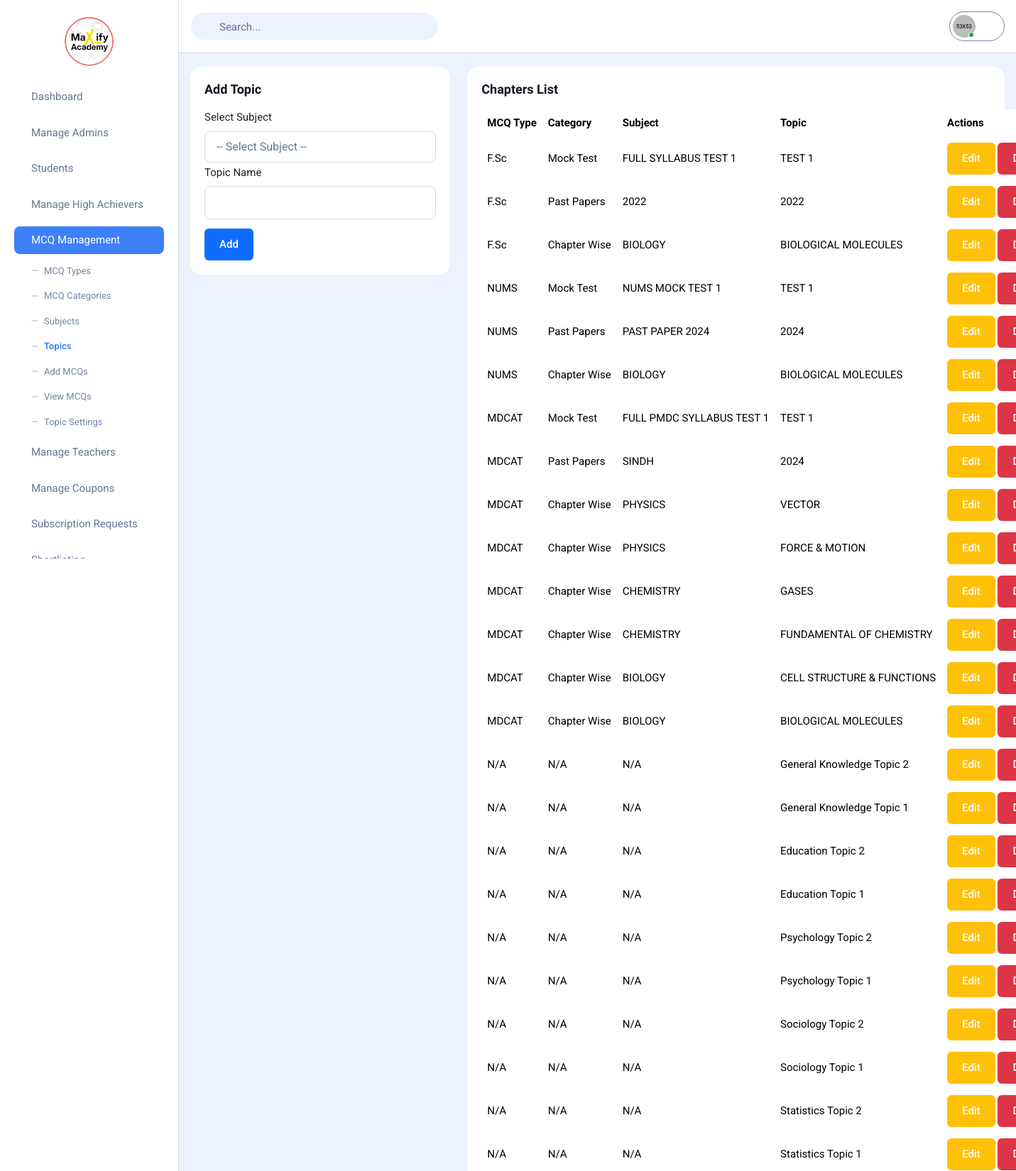
Screenshot of /Admin/topics.php (signed in, upper part) with the database file from the repository.
### tables this page shows
CREATE TABLE `topics` (
  `id` int(11) NOT NULL,
  `subject_id` int(11) DEFAULT NULL,
  `name` varchar(100) DEFAULT NULL,
  `is_free` int(11) NOT NULL DEFAULT 1,
  `is_publish` int(11) NOT NULL DEFAULT 1
);

CREATE TABLE `mcq_types` (
  `id` int(11) NOT NULL,
  `name` varchar(50) DEFAULT NULL
);

CREATE TABLE `mcq_categories` (
  `id` int(11) NOT NULL,
  `name` varchar(50) DEFAULT NULL,
  `mcq_type_id` int(11) DEFAULT NULL
);

CREATE TABLE `subjects` (
  `id` int(11) NOT NULL,
  `name` varchar(50) DEFAULT NULL,
  `category_id` int(11) NOT NULL
);

### Admin/topics.php (the view, shortened to what this page needs)
<?php
require 'config.php';
$stmt = $pdo->query("SELECT topics.*, subjects.name AS subject_name, mcq_categories.name AS category_name, mcq_types.name AS mcq_type_name
                     FROM topics
                     LEFT JOIN subjects ON topics.subject_id = subjects.id
                     LEFT JOIN mcq_categories ON subjects.category_id = mcq_categories.id
                     LEFT JOIN mcq_types ON mcq_categories.mcq_type_id = mcq_types.id
                     ORDER BY topics.id DESC");
$topics = $stmt->fetchAll();
$editTopic = null;
?>
<!DOCTYPE html>
<html lang="en">
<head>
    <link rel="stylesheet" href="assets/css/bootstrap.min.css">
    <link rel="stylesheet" href="assets/css/file-upload.css">
    <link rel="stylesheet" href="assets/css/plyr.css">
    <link rel="stylesheet" href="https://cdn.datatables.net/2.0.8/css/dataTables.dataTables.min.css">
    <link rel="stylesheet" href="assets/css/full-calendar.css">
    <link rel="stylesheet" href="assets/css/jquery-ui.css">
    <link rel="stylesheet" href="assets/css/editor-quill.css">
    <link rel="stylesheet" href="assets/css/apexcharts.css">
    <link rel="stylesheet" href="assets/css/calendar.css">
    <link rel="stylesheet" href="assets/css/jquery-jvectormap-2.0.5.css">
    <link rel="stylesheet" href="assets/css/main.css">
</head>
<body>
    <?php include "sidebar.php" ?>
    <div class="dashboard-main-wrapper">
        <?php include "Includes/Header.php" ?>
        <div class="dashboard-body">
            <div class="row gy-4">
                <div class="col-12 mt-4">
                    <div class="row mt-15">
                        <div class="col-md-4">
                            <div class="card">
                                <div class="card-body">
                                    <h5><?= $editTopic ? 'Edit Topic' : 'Add Topic' ?></h5>
                                    <form method="post" action="topics.php">
                                        <div class="mb-3">
                                            <label class="form-label">Select Subject</label>
                                            <select name="subject_id" class="form-control" required>
                                                <option value="">-- Select Subject --</option>
                                            </select>
                                        </div>
                                        <div class="mb-3">
                                            <label class="form-label">Topic Name</label>
                                            <input type="text" name="name" class="form-control"
                                                value="<?= htmlspecialchars($editTopic['name'] ?? '') ?>" required>
                                        </div>
                                        <button type="submit" class="btn btn-primary mt-10">
                                            <?= $editTopic ? 'Update' : 'Add' ?>
                                        </button>
                                    </form>
                                </div>
                            </div>
                        </div>
                        <div class="col-md-8">
                            <div class="card">
                                <div class="card-body">
                                    <h5>Chapters List</h5>
                                    <table class="table table-striped mt-2">
                                        <thead>
                                            <tr>
                                                <th>MCQ Type</th>
                                                <th>Category</th>
                                                <th>Subject</th>
                                                <th>Topic</th>
                                                <th>Actions</th>
                                            </tr>
                                        </thead>
                                        <tbody>
                                            <?php foreach ($topics as $t): ?>
                                                <tr>
                                                    <td style="color:black;"><?= htmlspecialchars($t['mcq_type_name'] ?? 'N/A') ?></td>
                                                    <td style="color:black;"><?= htmlspecialchars($t['category_name'] ?? 'N/A') ?></td>
                                                    <td style="color:black;"><?= htmlspecialchars($t['subject_name'] ?? 'N/A') ?></td>
                                                    <td style="color:black;"><?= htmlspecialchars($t['name']) ?></td>
                                                    <td>
                                                        <a href="?edit=<?= $t['id'] ?>" class="btn btn-sm btn-warning">Edit</a>
                                                        <a href="?delete=<?= $t['id'] ?>" onclick="return confirm('Delete this topic?')" class="btn btn-sm btn-danger">Delete</a>
                                                    </td>
                                                </tr>
                                            <?php endforeach; ?>
                                        </tbody>
                                    </table>
                                </div>
                            </div>
                        </div>
                    </div>
                </div>
            </div>
        </div>
    </div>
</body>
</html>

### Admin/assets/css/file-upload.css (style rules this page uses)
:root { --file-container-bg: #eeeeee; --file-bg: #f8f8f8; --file-border-color: #606060; --file-color: #2b2b2b; --table-border-color: #dbdbdb; --delete-button-bg: #f53636; --delete-button-color: #ffffff; --font-size: 0.875em; --font-family: 'Segoe UI', Tahoma, Geneva, Verdana, sans-serif; --shadow: 0px 8px 15px -8px rgba(0, 0, 0, 0.5); }
* { margin: 0; padding: 0; box-sizing: border-box; }

### rows the page displays
topics: mcq_types.name "F.Sc", mcq_categories.name "Mock Test", subject.name "FULL SYLLABUS TEST 1", name "TEST 1"
topics: mcq_types.name "F.Sc", mcq_categories.name "Past Papers", subject.name "2022", name "2022"
topics: mcq_types.name "F.Sc", mcq_categories.name "Chapter Wise", subject.name "BIOLOGY", name "BIOLOGICAL MOLECULES"
topics: mcq_types.name "NUMS", mcq_categories.name "Mock Test", subject.name "NUMS MOCK TEST 1", name "TEST 1"
topics: mcq_types.name "NUMS", mcq_categories.name "Past Papers", subject.name "PAST PAPER 2024", name "2024"
topics: mcq_types.name "NUMS", mcq_categories.name "Chapter Wise", subject.name "BIOLOGY", name "BIOLOGICAL MOLECULES"
topics: mcq_types.name "MDCAT", mcq_categories.name "Mock Test", subject.name "FULL PMDC SYLLABUS TEST 1", name "TEST 1"
topics: mcq_types.name "MDCAT", mcq_categories.name "Past Papers", subject.name "SINDH", name "2024"
topics: mcq_types.name "MDCAT", mcq_categories.name "Chapter Wise", subject.name "PHYSICS", name "VECTOR"
topics: mcq_types.name "MDCAT", mcq_categories.name "Chapter Wise", subject.name "PHYSICS", name "FORCE & MOTION"
topics: mcq_types.name "MDCAT", mcq_categories.name "Chapter Wise", subject.name "CHEMISTRY", name "GASES"
topics: mcq_types.name "MDCAT", mcq_categories.name "Chapter Wise", subject.name "CHEMISTRY", name "FUNDAMENTAL OF CHEMISTRY"
topics: mcq_types.name "MDCAT", mcq_categories.name "Chapter Wise", subject.name "BIOLOGY", name "CELL STRUCTURE & FUNCTIONS"
topics: mcq_types.name "MDCAT", mcq_categories.name "Chapter Wise", subject.name "BIOLOGY", name "BIOLOGICAL MOLECULES"
topics: mcq_type_name "N/A", category_name "N/A", subject_name "N/A", name "General Knowledge Topic 2"
topics: mcq_type_name "N/A", category_name "N/A", subject_name "N/A", name "General Knowledge Topic 1"
topics: mcq_type_name "N/A", category_name "N/A", subject_name "N/A", name "Education Topic 2"
topics: mcq_type_name "N/A", category_name "N/A", subject_name "N/A", name "Education Topic 1"
topics: mcq_type_name "N/A", category_name "N/A", subject_name "N/A", name "Psychology Topic 2"
topics: mcq_type_name "N/A", category_name "N/A", subject_name "N/A", name "Psychology Topic 1"
topics: mcq_type_name "N/A", category_name "N/A", subject_name "N/A", name "Sociology Topic 2"
topics: mcq_type_name "N/A", category_name "N/A", subject_name "N/A", name "Sociology Topic 1"
topics: mcq_type_name "N/A", category_name "N/A", subject_name "N/A", name "Statistics Topic 2"
topics: mcq_type_name "N/A", category_name "N/A", subject_name "N/A", name "Statistics Topic 1"
